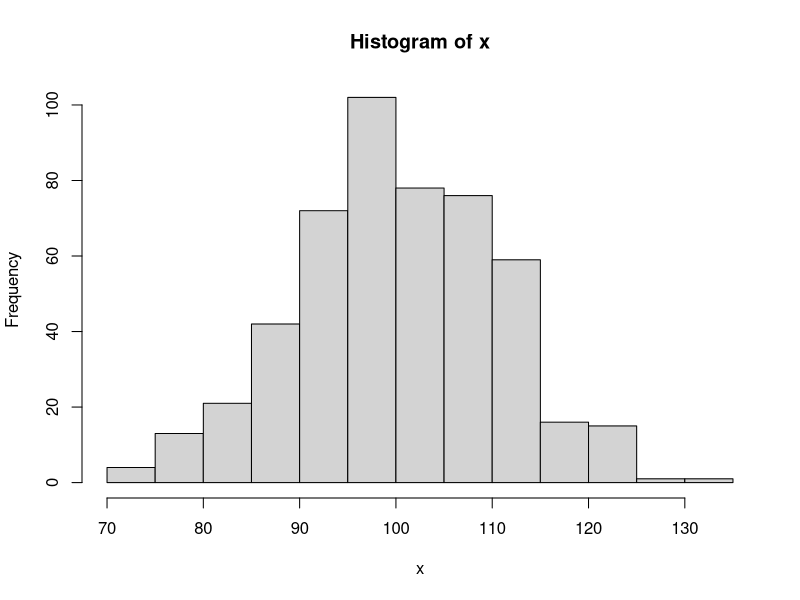
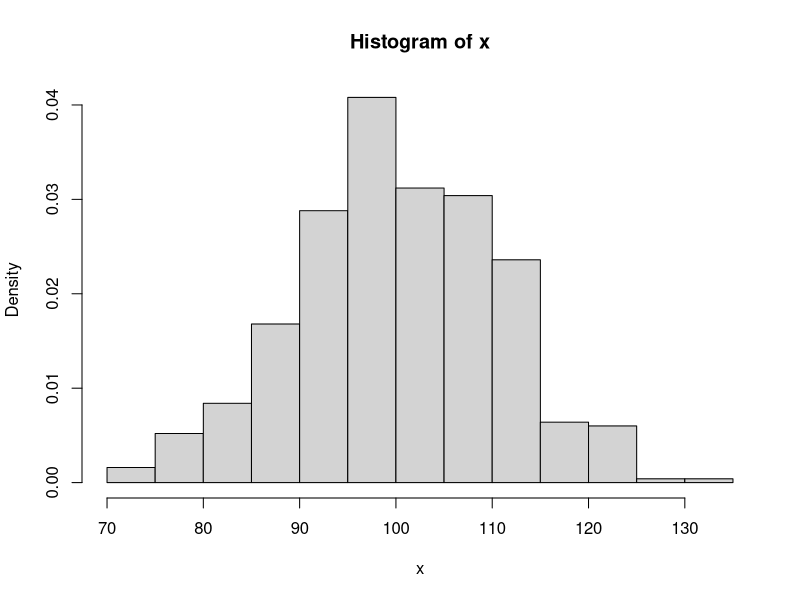
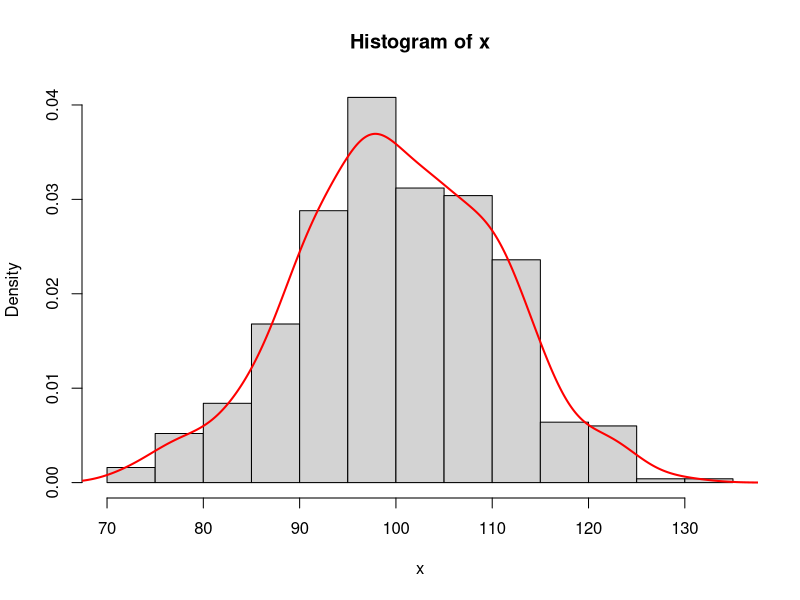
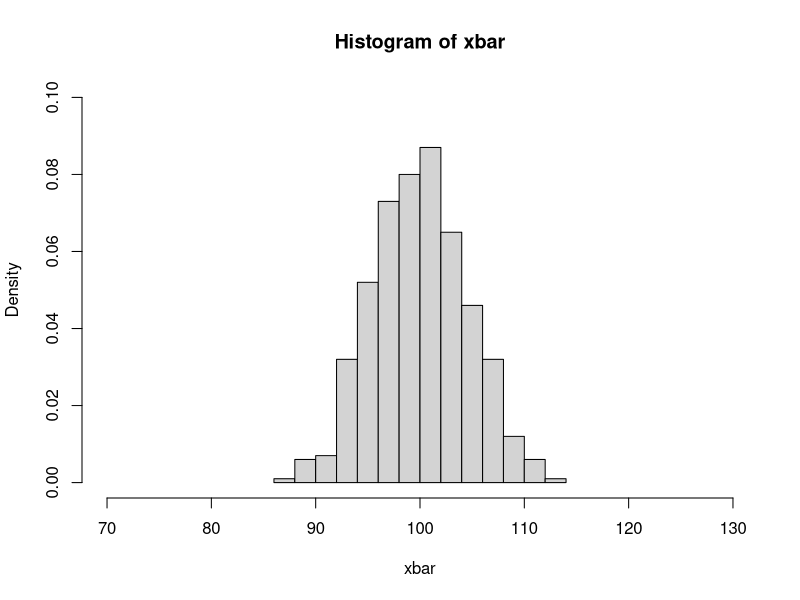
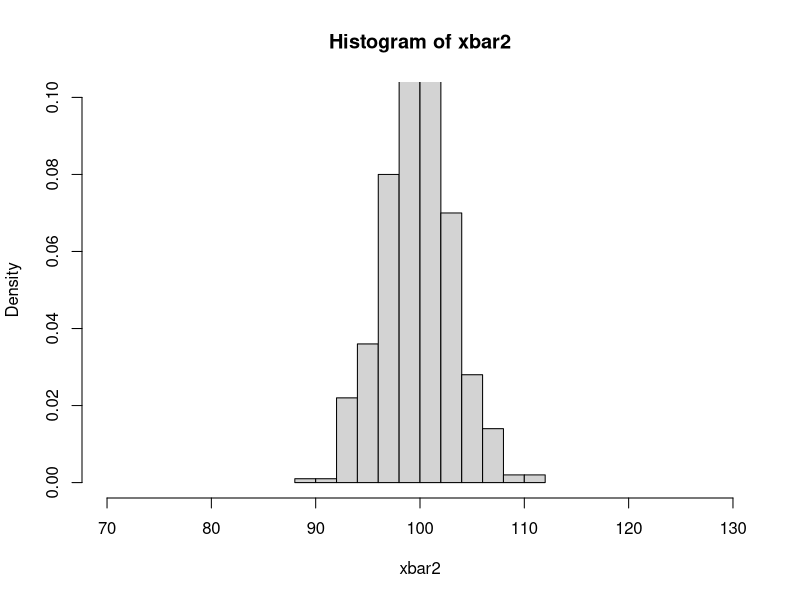
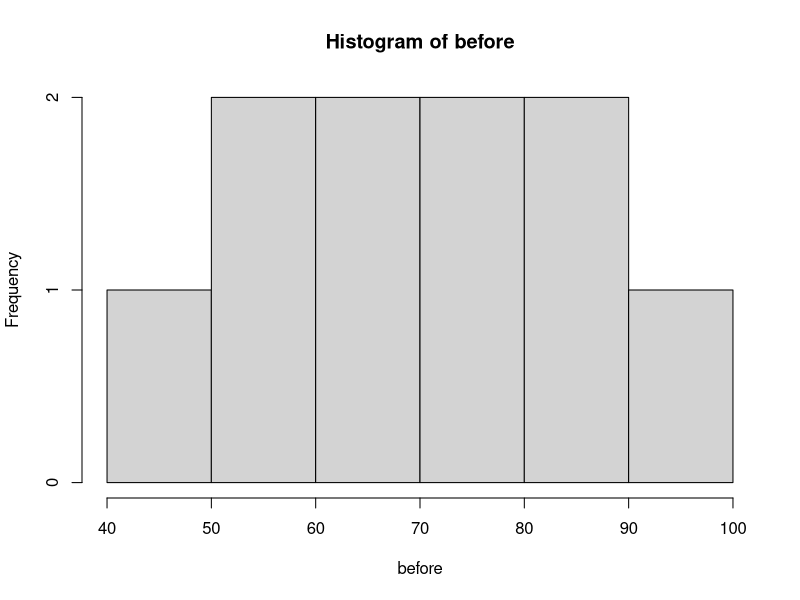
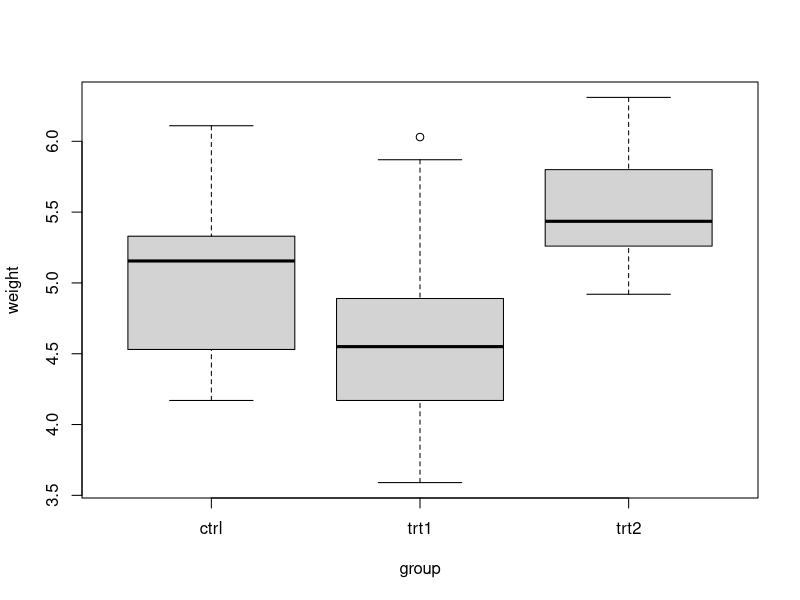

These charts were generated, in order, by the following R code:
#statistical concepts (Measures of centrality, Central limit theorem, Confidence intervals, Hypothesis testing, ANOVA, Correlation, Covariance)


#CLT-----
#The CLT says that if you take many repeated samples from a population, and calculate the averages or sum of each one, the collection of those averages will be normally distributed… and it doesn’t matter what the shape of the source distribution is!
#https://www.r-bloggers.com/sampling-distributions-and-central-limit-theorem-in-r/
#1-If you draw samples from a normal distribution, then the distribution of sample means is also normal.2-#1-The mean of the distribution of sample means is identical to the mean of the "parent population," the population from which the samples are drawn.3-The higher the sample size that is drawn, the "narrower" will be the spread of the distribution of sample means.
#http://msenux2.redwoods.edu/MathDept/R/CentralLimit.php

x=rnorm(500,mean=100,sd=10)
#every time u take new sample you will get similar plots
hist(x)
hist(x, prob=T)  #
hist(x, freq=F)  #same
lines(density(x), col='red', lwd=2)

#drawing samples from above distribution
#Each time we draw a sample of size n = 5 from the normal distribution having mean μ = 100 and standard deviation σ = 10, we need someplace to store the mean of the sample. Because we intend to collect the means of 500 samples, we initialize a vector xbar to initially contain 500 zeros
(xbar=rep(0,500))
mu=100; sigma=10 ; n=5

mean(rnorm(n,mean=mu,sd=sigma))  #put this in a loop
for (i in 1:500) { xbar[i]=mean(rnorm(n,mean=mu,sd=sigma)) }
xbar
hist(xbar,prob=TRUE,breaks=12,xlim=c(70,130),ylim=c(0,0.1))
mean(xbar)
#distribution of 500 sample means, each of which was found by selecting n = 5 numbers from the normal distribution with mean μ = 100 and standard deviation σ = 10, then computing their mean (average)
#increasing the sample size
(xbar2=rep(0,500)) ; n=10
for (i in 1:500) { xbar2[i]=mean(rnorm(n,mean=mu,sd=sigma)) }
hist(xbar2,prob=TRUE,breaks=12,xlim=c(70,130),ylim=c(0,0.1))
mean(xbar2)

#Key Idea: When we select samples from a normal distribution, then the distribution of sample means is also "normal" in shape.
#Key Idea: The mean of the distribution of sample means appears to be the same as the mean of the "parent population" from which we selected our samples.


#Confidence Interval -----
#In statistics, a confidence interval (CI) is a type of interval estimate, computed from the statistics of the observed data, that might contain the true value of an unknown population parameter.
#Point_Estimate +/- Confidence_Level * ((MarginOfError)/Sqrt(N))

#test before and after training
before = c(65, 78, 88, 55, 48, 95, 66, 57, 79, 81)
mean(before); length(before)# t-test becoz sample size < 30

after1=c(64, 52, 68, 75, 82, 66, 95, 83, 67, 76)

#1 sample t-test : assume mean= 82
#Ho: mean=82, Ha: mean!=82 : two tail test
t.test(x=before, y=NULL, mu=82, alternative = 'two.sided', conf.level = 0.95, paired=F)
hist(before)
qt(.975,df=9)  #if calc |tvalue| < table-t-value : Accept Ho 
?t.test
t.test(x=before, y=after1, mu=0, alternative = 'two.sided', conf.level = 0.95, paired=F)
#pvalue calc > 0.05: Accept Ho: No difference in means

#Conf Interval in LM
fit = lm(weight ~ height , data =women)
ndata = data.frame(height=c(55.5, 65.5))
predict(fit, newdata = ndata, interval = 'confidence')
confint(fit) # for coefficients 

#Hypothesis Testing----
#see my repository
#(https://github.com/dupadhyaya/rstatistics)

#ANOVA------
PlantGrowth
#weight of plants obtained under a control and two different treatment conditions
#http://www.sthda.com/english/wiki/one-way-anova-test-in-r
boxplot(weight ~ group, data=PlantGrowth)
res.aov <- aov(weight ~ group, data = PlantGrowth)
# Summary of the analysis
summary(res.aov)
#As the p-value is less than the significance level 0.05, we can conclude that there are significant differences between the groups highlighted with “*" in the model summary.
# to determine if the mean difference between specific pairs of group are statistically significant.
TukeyHSD(res.aov)
#It can be seen from the output, that only the difference between trt2 and trt1 is significant with an adjusted p-value of 0.012.

#Correlation/ Covariance-----
cov(women$height, women$weight)
cor(women$height, women$weight)
